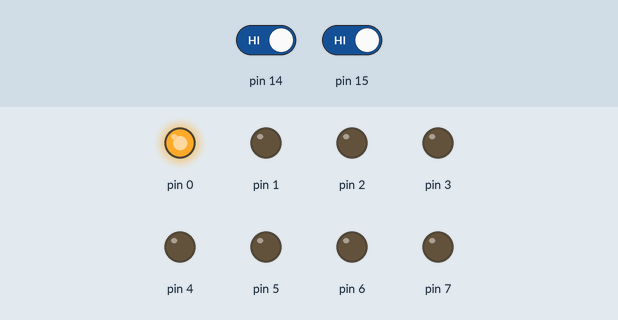
This sketch was run on a simulated Arduino Uno, built with avr-gcc and run on an emulated ATmega328P. Parts: output pins drawn as LEDs (lit = HIGH). Dashed ring = blinking. The test bench sets the inputs (shaded band); at power-on: pin 14 HIGH, pin 15 HIGH.

Above: at 1.2 s.
1.3 s: pin 14 driven LOW
At 4.2 s:
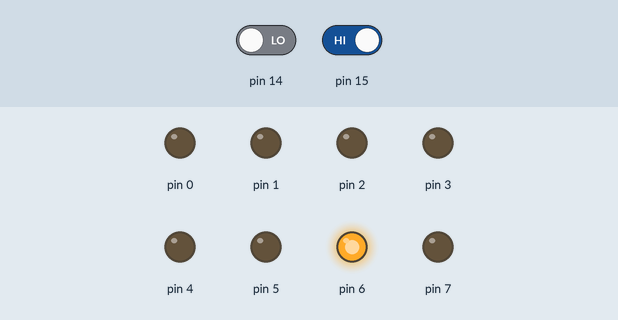
4.3 s: pin 14 driven HIGH
At 4.8 s:
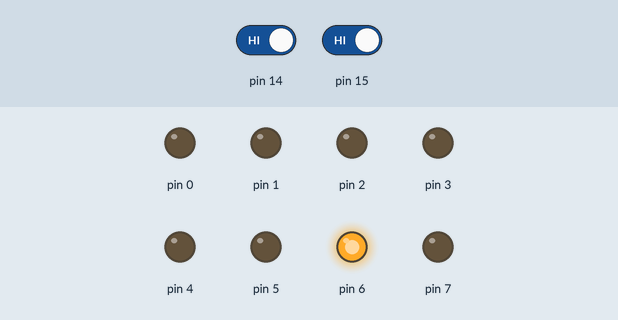
5.8 s: pin 14 driven LOW
At 8.1 s:
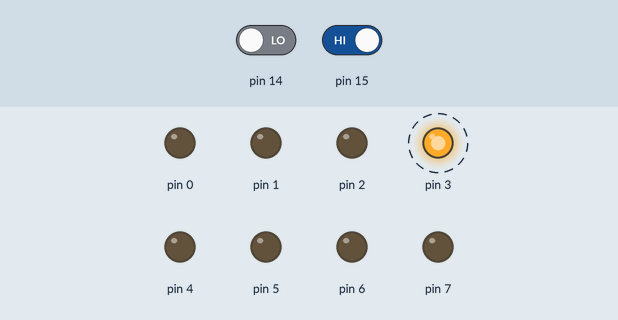
8.8 s: pin 15 driven LOW
At 9.7 s:
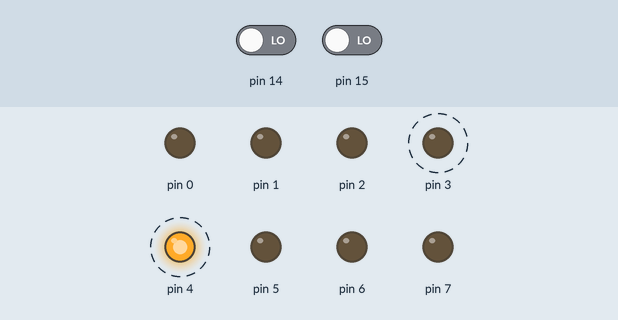
Timing chart, 0 to 12.8 s (numbered marks = the images above; inputs shaded):
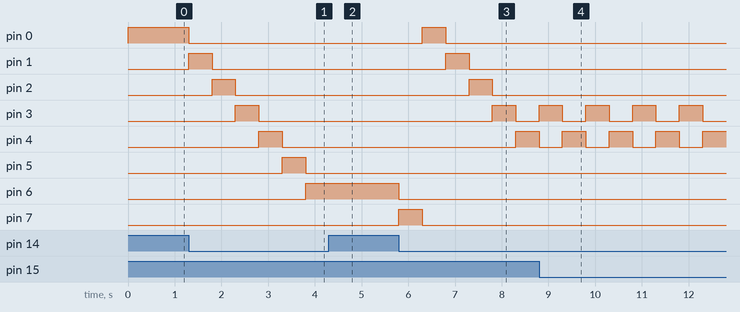

Measured:
- after the input at 1.3 s, pin 0: HIGH → LOW at once; pin 1: LOW → HIGH at once, → LOW 0.50 s later; pin 2: LOW → HIGH after 0.50 s, → LOW 0.50 s later; pin 3: LOW → HIGH after 1.0 s, → LOW 0.50 s later; pin 4: LOW → HIGH after 1.5 s, → LOW 0.50 s later
- after the input at 4.3 s, pin 0: stays LOW (without the input it goes to HIGH after 0.50 s); pin 1: stays LOW (without the input it goes to HIGH after 1.0 s); pin 6: stays HIGH (without the input it goes to LOW after 0.00 s); pin 7: stays LOW (without the input it goes to HIGH after 0.00 s)
- after the input at 5.8 s, pin 0: LOW → HIGH after 0.50 s, → LOW 0.50 s later; pin 1: LOW → HIGH after 1.0 s, → LOW 0.50 s later; pin 2: LOW → HIGH after 1.5 s, → LOW 0.50 s later; pin 3: LOW → HIGH after 2.0 s, → LOW 0.50 s later; pin 4: LOW → HIGH after 2.5 s
- after the input at 8.8 s, pin 0: stays LOW (without the input it goes to HIGH after 1.5 s); pin 1: stays LOW (without the input it goes to HIGH after 2.0 s)

The sketch:

Lab_1_Task_2.ino
```cpp
int input1=0;
void setup()
{
  DDRD=0xFF;
  DDRC=0x00;
  PORTD=0x01;
}

void loop()
{
  if (!(PINC&0x01))
  {
    if (PORTD == 0x80)
    {
      PORTD=0x01;
    }
    else
    {
      PORTD=PORTD<<1;
    }
      delay(500);
    }
    if (!(PINC&0x02))
    {
      if (PORTD == 0x01)
      {
        PORTD=0x80;
      }
      else
      {
        PORTD=PORTD>>1;
      }
      delay(500);
    }
}
```
